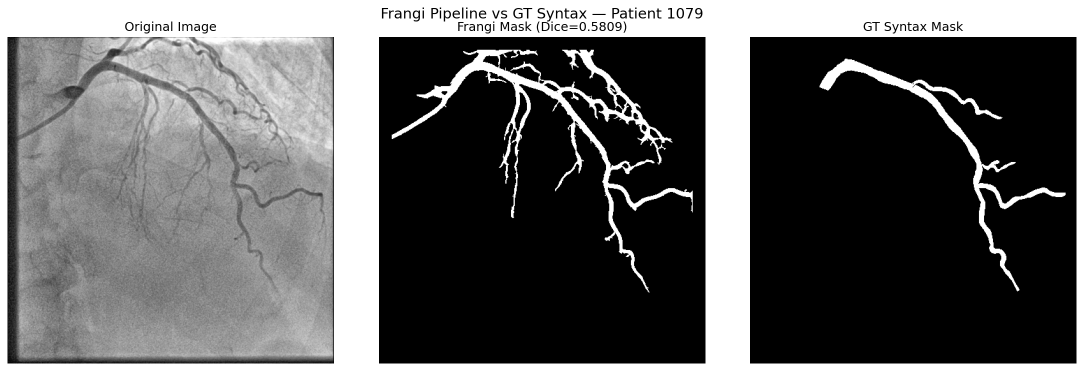
#> input picture scripts/frangi_comparison_1079.png, 2167 x 742 px, given in place of 69.png, which was not available (shown at 1/2 size)
$ python compare_priors_14x14.py
#> lines starting #> are read from the running program, lines starting #| are printed output that depends on the picture; after the words box and inside, x2 and y2 are one past the last pixel; in counts of white or black regions, pixels touching at a corner belong together; pictures that were not available may be replaced by others from this repository, and a replacement may not be noted
### utils/helpers.py
# utils/helpers.py
import os
import sys
import json
import re
import csv
import yaml
import random
from pathlib import Path
from typing import Dict, List, Optional, Tuple
import math as math
import torch
import torch.nn as nn
import torch.nn.functional as torch_f
from torch.utils.data import Dataset, DataLoader
from torchvision import transforms
import numpy as np
import timm
import cv2
import nibabel as nib
from PIL import Image
from tqdm import tqdm
import matplotlib.pyplot as plt
import torch.nn.functional as F

def set_seed(seed=42):
    random.seed(seed)
    torch.manual_seed(seed)
    torch.cuda.manual_seed(seed)
    torch.backends.cudnn.deterministic = True
    torch.backends.cudnn.benchmark = False
    np.random.seed(seed)
    torch.cuda.manual_seed_all(seed)
    torch.use_deterministic_algorithms(True)


__all__ = [
    "set_seed", "torch", "nn", "torch_f", "Dataset", "DataLoader", "transforms",
    "np", "timm", "cv2", "nib", "Image", "tqdm", "plt",
    "os", "sys", "json", "re", "csv", "yaml", "random", "Path",
    "Dict", "List", "Optional", "Tuple", 'math', 'F'
]

### scripts/compare_priors_14x14.py
"""
compare_priors_14x14.py
Compare three vessel priors at 14x14 resolution on ARCADE syntax data:
  (1) Frangi (Sato filter)  -- computed on-the-fly
  (2) RCP (Ridge Count Prior) -- precomputed .npy files at 14x14
  (3) GT syntax (expert) masks -- downsampled to 14x14

Metrics at 14x14: Dice (binary & continuous), MAE, Pearson correlation,
positive patch count.
"""

import sys
import os

# Add project root to path so we can use utils.helpers and data.data
PROJECT_ROOT = os.path.dirname(os.path.dirname(os.path.abspath(__file__)))
sys.path.insert(0, PROJECT_ROOT)

from utils.helpers import *
from skimage.filters import sato
from skimage.measure import label, regionprops
from scipy.stats import pearsonr

# ---------------------------------------------------------------------------
# Paths
# ---------------------------------------------------------------------------
DATA_DIR = os.path.join(PROJECT_ROOT, "data", "ARCADE", "processed", "syntax", "data")
LABEL_DIR = os.path.join(PROJECT_ROOT, "data", "ARCADE", "processed", "syntax", "label")
RCP_DIR = os.path.join(PROJECT_ROOT, "data", "pretrain", "priors", "syntax")

# ---------------------------------------------------------------------------
# Utility: region growing from seed
# ---------------------------------------------------------------------------
def select_cc_with_max_pixel(response: np.ndarray, binary: np.ndarray) -> np.ndarray:
    """
    From a binary mask, select only the connected component that contains the
    pixel with the maximum response value (within the binary foreground).
    If binary is empty, return zeros.
    """
    if binary.sum() == 0:
        return np.zeros_like(binary, dtype=np.uint8)

    # Find the max pixel in the response (only within binary foreground)
    masked_response = response * binary.astype(np.float32)
    seed = np.unravel_index(np.argmax(masked_response), masked_response.shape)

    # Label connected components
    num_labels, labels = cv2.connectedComponents(binary.astype(np.uint8), connectivity=8)
    cc_label = labels[seed]

    result = (labels == cc_label).astype(np.uint8) * 255
    return result


# ---------------------------------------------------------------------------
# Compute Frangi (Sato) mask at 512x512
# ---------------------------------------------------------------------------
def compute_frangi_mask_512(
    image: np.ndarray,
    sigmas=(1, 2, 3, 4),
    border_zero: int = 20,
    percentile_thresh: int = 92,
) -> np.ndarray:
    """
    Compute Frangi vesselness via Sato filter at 512x512, then post-process:
      1. Sato filter (black_ridges=True, mode='reflect')
      2. Zero out border of `border_zero` pixels
      3. Threshold at given percentile (keep top (100 - pct)%)
      4. Region growing from the max pixel of the thresholded response
    Returns binary mask (0/255) at 512x512.
    """
    h, w = image.shape

    # 1. Sato vesselness
    sato_response = sato(image.astype(np.float64), sigmas=sigmas, black_ridges=True, mode='reflect')
    # sato returns positive values for ridges (dark on bright), higher = more vessel-like
    sato_response = np.maximum(sato_response, 0.0)  # clip negatives

    # 2. Zero border
    sato_response[:border_zero, :] = 0
    sato_response[-border_zero:, :] = 0
    sato_response[:, :border_zero] = 0
    sato_response[:, -border_zero:] = 0

    # 3. Percentile threshold
    nonzero = sato_response[sato_response > 0]
    if len(nonzero) == 0:
        return np.zeros((h, w), dtype=np.uint8)

    thresh_val = np.percentile(nonzero, percentile_thresh)
    binary = (sato_response > thresh_val).astype(np.uint8)

    # 4. Select connected component containing the max pixel
    if binary.sum() > 0:
        binary = select_cc_with_max_pixel(sato_response, binary)

    return binary.astype(np.uint8)  # 0 or 255


# ---------------------------------------------------------------------------
# Downsample 512x512 to 14x14
# ---------------------------------------------------------------------------
def downsample_to_14x14(mask_512: np.ndarray) -> np.ndarray:
    """
    Downsample a 512x512 binary mask (values 0/255 or 0/1) to 14x14.
    Uses cv2.INTER_AREA to compute the average fraction of positive pixels
    in each patch. Returns float32 array shape (14, 14) with values in [0, 1].

    For binary masks, this gives the fraction of vessel pixels per patch.
    """
    # Ensure float [0, 1] before resize
    if mask_512.max() > 1.0:
        mask_f = mask_512.astype(np.float32) / 255.0
    else:
        mask_f = mask_512.astype(np.float32)

    resized = cv2.resize(mask_f, (14, 14), interpolation=cv2.INTER_AREA)
    return resized.astype(np.float32)  # [0, 1] continuous


# ---------------------------------------------------------------------------
# Metrics
# ---------------------------------------------------------------------------
def dice_binary(a: np.ndarray, b: np.ndarray, threshold: float = 0.5) -> tuple:
    """Dice coefficient for binary masks. Returns (dice, both_empty_flag)."""
    a_bin = (a >= threshold).astype(np.uint8)
    b_bin = (b >= threshold).astype(np.uint8)
    inter = (a_bin & b_bin).sum()
    total = a_bin.sum() + b_bin.sum()
    if total == 0:
        return 1.0, True  # both empty -> perfect agreement (but flag it)
    return 2.0 * inter / total, False


def dice_continuous(a: np.ndarray, b: np.ndarray) -> float:
    """Dice-like overlap for continuous values in [0,1]:
       2 * sum(min(a,b)) / sum(a + b)."""
    num = 2.0 * np.sum(np.minimum(a, b))
    den = np.sum(a) + np.sum(b)
    if den == 0:
        return 1.0
    return float(num / den)


def mae(a: np.ndarray, b: np.ndarray) -> float:
    """Mean absolute error."""
    return float(np.mean(np.abs(a - b)))


def positive_patch_count(arr: np.ndarray, threshold: float = 0.5) -> int:
    """Number of 14x14 patches above threshold."""
    return int((arr >= threshold).sum())


# ---------------------------------------------------------------------------
# Main comparison
# ---------------------------------------------------------------------------
def main():
    set_seed(42)

    # Number of patients to sample
    N_PATIENTS = 30
    MAX_IDX = 1500

    # Random sample of indices
    all_indices = list(range(1, MAX_IDX + 1))
    random.shuffle(all_indices)
    sample_indices = sorted(all_indices[:N_PATIENTS])

    print("=" * 70)
    print("PRIOR COMPARISON AT 14x14")
    print("  Patients sampled:", N_PATIENTS, "/", MAX_IDX)
    print("  RCP prior source: data/pretrain/priors/syntax/{idx}.npy  [14x14, float16]")
    print("  Frangi prior: Sato filter computed at 512x512, downsample to 14x14")
    print("  GT syntax: label at 512x512, downsample to 14x14")
    print("=" * 70)

    # Accumulators
    # Thresholds for binary Dice: 0.5 is the standard "vessel present" threshold;
    # but at 14x14 vessel density per patch is low, so also report lower thresholds.
    THRESHOLDS = [0.01, 0.05, 0.10, 0.50]
    results = {}
    for t in THRESHOLDS:
        results[f"frangi_bin_dice_{t}"] = []
        results[f"rcp_bin_dice_{t}"] = []
        results[f"frangi_both_empty_{t}"] = 0  # count
        results[f"rcp_both_empty_{t}"] = 0

    results.update({
        "frangi_cont_dice": [],
        "rcp_cont_dice": [],
        "frangi_mae": [],
        "rcp_mae": [],
        "frangi_corr": [],
        "rcp_corr": [],
        "frangi_ppos": [],
        "rcp_ppos": [],
        "gt_ppos": [],
        "frangi_max": [],
        "rcp_max": [],
        "gt_max": [],
    })

    errors = []

    for idx in tqdm(sample_indices, desc="Processing patients"):
        try:
            # --- 1. Load image (512x512) ---
            img_path = os.path.join(DATA_DIR, f"{idx}.png")
            image = cv2.imread(img_path, cv2.IMREAD_GRAYSCALE)
#> image is the input picture: shape (742, 2167); min 0, max 255, mean 95.4
            if image is None:
                errors.append(f"Idx {idx}: cannot load image {img_path}")
                continue

            # --- 2. Load GT syntax mask (512x512, 0/255) ---
            gt_path = os.path.join(LABEL_DIR, f"{idx}.png")
            gt_512 = cv2.imread(gt_path, cv2.IMREAD_GRAYSCALE)
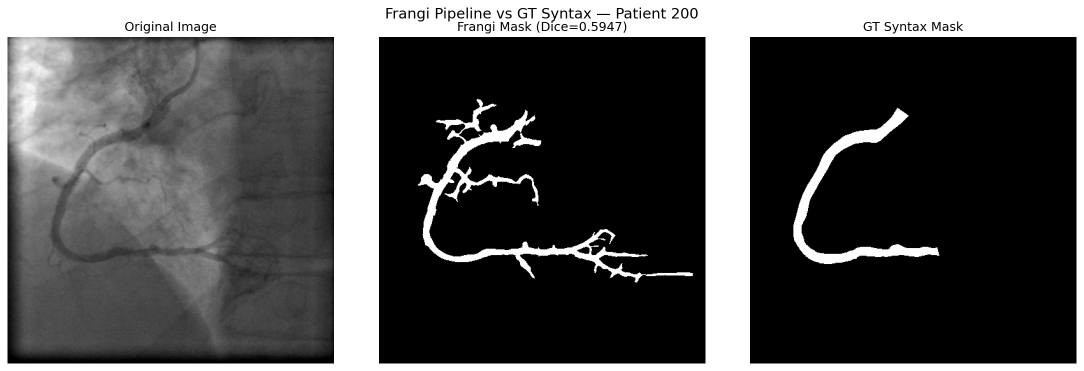
#> input picture scripts/frangi_comparison_200.png, 2167 x 742 px, given in place of 69.png, which was not available (shown at 1/2 size)
#> gt_512 is the input picture: shape (742, 2167); min 0, max 255, mean 80
            if gt_512 is None:
                errors.append(f"Idx {idx}: cannot load GT label {gt_path}")
                continue

            # --- 3. Compute Frangi mask at 512x512 ---
            frangi_512 = compute_frangi_mask_512(image)
#> in compute_frangi_mask_512, `sato_response = sato(image.astype(np.float64), sigmas=sigmas, black_ri..`:
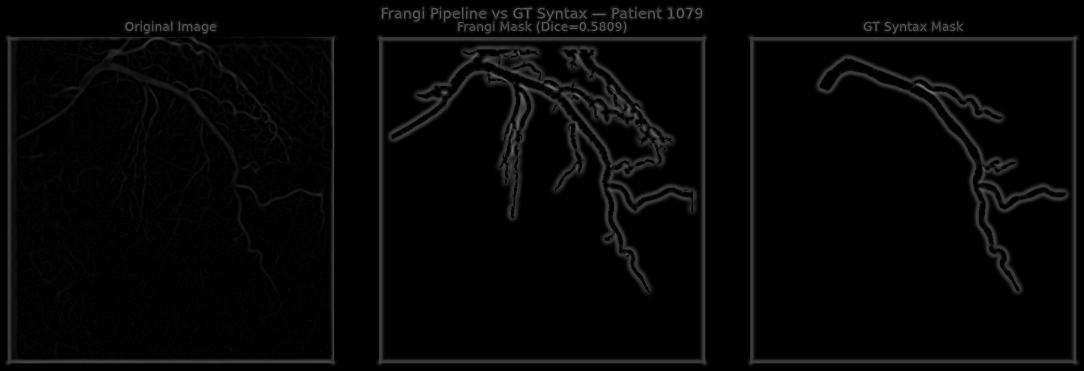
#> sato_response: shape (742, 2167) float64 (shown at 1/2 size); min 0, max 117.2, mean 5.9
#> in compute_frangi_mask_512, `thresh_val = np.percentile(nonzero, percentile_thresh)`: thresh_val = 42.54
#> in compute_frangi_mask_512, `binary = (sato_response > thresh_val).astype(np.uint8)`:
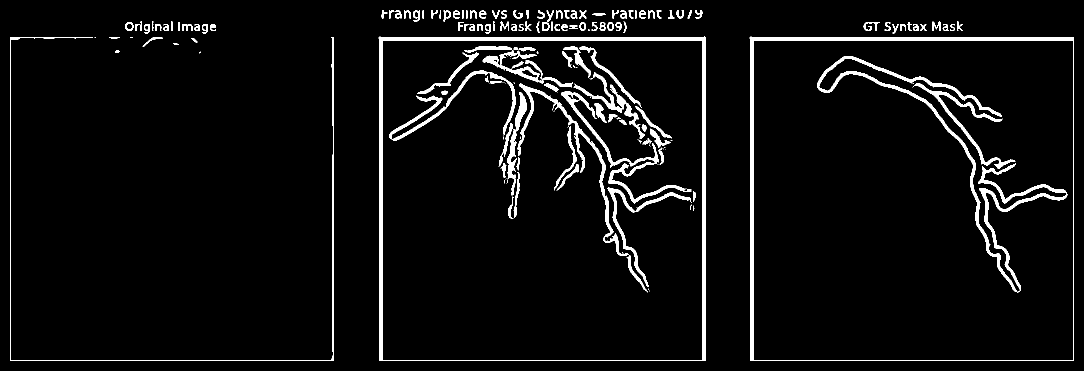
#> binary: shape (742, 2167) (shown at 1/2 size); values 0 (black) and 1 (white), 5% white; 174 white regions (42 under 20 px), largest, box (x1, y1, x2, y2) and area: (757, 73, 1412, 722) 14831, (1499, 73, 2147, 722) 10939, (1634, 112, 2135, 585) 10898
#> in select_cc_with_max_pixel, `masked_response = response * binary.astype(np.float32)`:
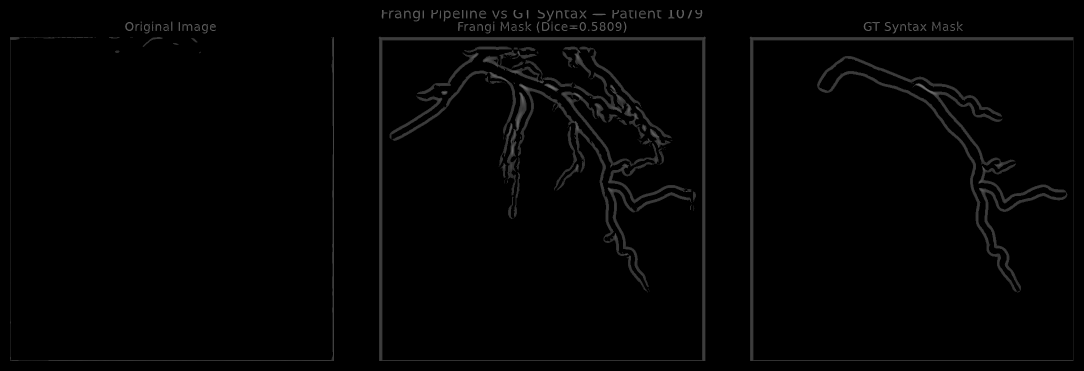
#> masked_response: shape (742, 2167) float64 (shown at 1/2 size); min 0, max 117.2, mean 2.9
#> in select_cc_with_max_pixel, `seed = np.unravel_index(np.argmax(masked_response), masked_response.sh..`: seed = (173, 1845)
#> in select_cc_with_max_pixel, `num_labels, labels = cv2.connectedComponents(binary.astype(np.uint8), ..`:
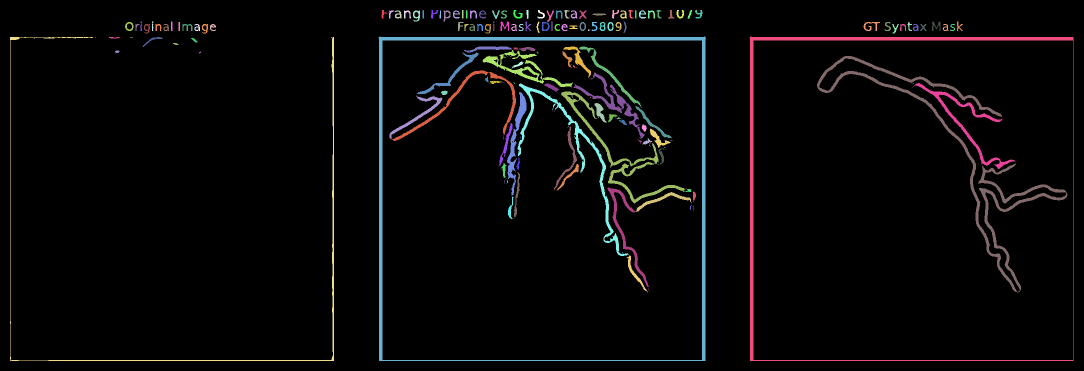
#> labels: shape (742, 2167) int32 (shown at 1/2 size); 175 distinct labels, from 0 to 174; one colour per label, 0 black
#> in select_cc_with_max_pixel, `num_labels, labels = cv2.connectedComponents(binary.astype(np.uint8), ..`: num_labels = 175
#> in select_cc_with_max_pixel, `cc_label = labels[seed]`: cc_label = 124
#> in select_cc_with_max_pixel, `result = (labels == cc_label).astype(np.uint8) * 255`:
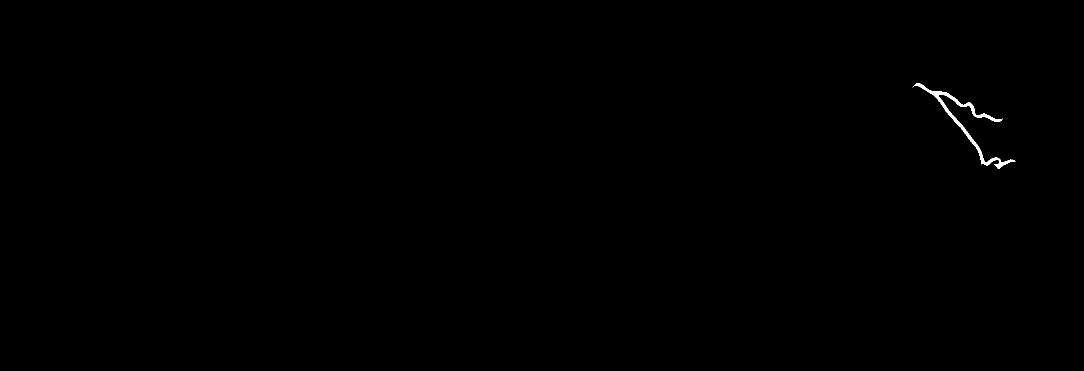
#> result: shape (742, 2167) (shown at 1/2 size); 0.16% white; 1 white region, box (x1, y1, x2, y2) and area: (1825, 166, 2031, 338) 2648

            # --- 4. Load RCP prior (already 14x14) ---
            rcp_path = os.path.join(RCP_DIR, f"{idx}.npy")
            rcp_14 = np.load(rcp_path).astype(np.float32)  # (14, 14), [0, 1]

            # --- 5. Downsample Frangi and GT to 14x14 ---
            frangi_14 = downsample_to_14x14(frangi_512)  # [0, 1] continuous
            gt_14 = downsample_to_14x14(gt_512)           # [0, 1] continuous

            # --- 6. Metrics ---
            # Binary Dice at multiple thresholds
            for t in THRESHOLDS:
                fd, fempty = dice_binary(frangi_14, gt_14, threshold=t)
                rd, rempty = dice_binary(rcp_14, gt_14, threshold=t)
                results[f"frangi_bin_dice_{t}"].append(fd)
                results[f"rcp_bin_dice_{t}"].append(rd)
                results[f"frangi_both_empty_{t}"] += int(fempty)
                results[f"rcp_both_empty_{t}"] += int(rempty)

            # Continuous Dice
            f_cont_dice = dice_continuous(frangi_14, gt_14)
            r_cont_dice = dice_continuous(rcp_14, gt_14)

            # MAE
            f_mae = mae(frangi_14, gt_14)
            r_mae = mae(rcp_14, gt_14)

            # Pearson correlation (flatten to 1D, use all valid patches)
            f_corr, _ = pearsonr(frangi_14.flatten(), gt_14.flatten())
            r_corr, _ = pearsonr(rcp_14.flatten(), gt_14.flatten())

            # Positive patch count (at 0.5)
            f_ppos = positive_patch_count(frangi_14)
            r_ppos = positive_patch_count(rcp_14)
            g_ppos = positive_patch_count(gt_14)

            # Max value in the 14x14 grid
            f_max = float(frangi_14.max())
            r_max = float(rcp_14.max())
            g_max = float(gt_14.max())

            # Store
            results["frangi_cont_dice"].append(f_cont_dice)
            results["rcp_cont_dice"].append(r_cont_dice)
            results["frangi_mae"].append(f_mae)
            results["rcp_mae"].append(r_mae)
            results["frangi_corr"].append(f_corr)
            results["rcp_corr"].append(r_corr)
            results["frangi_ppos"].append(f_ppos)
            results["rcp_ppos"].append(r_ppos)
            results["gt_ppos"].append(g_ppos)
            results["frangi_max"].append(f_max)
            results["rcp_max"].append(r_max)
            results["gt_max"].append(g_max)

        except Exception as e:
            errors.append(f"Idx {idx}: {e}")

    # --- Summary ---
    n = len(results["frangi_cont_dice"])
    print(f"\nProcessed {n} patients successfully ({len(errors)} errors)")

    if errors:
        print("\nERRORS:")
        for err in errors:
            print(f"  - {err}")

    if n == 0:
        print("\nNo results to aggregate.")
        return

    print("\n" + "=" * 70)
    print("SUMMARY STATISTICS (mean ± std across patients)")
    print("=" * 70)

    # --- Binary Dice at multiple thresholds ---
    print("\n--- Binary Dice (threshold at 0.5) ---")
    print(f"{'Metric':<55} {'Mean':>10} {'Std':>10}")
    print("-" * 77)
    for t in THRESHOLDS:
        for name, prefix in [("Frangi", "frangi"), ("RCP   ", "rcp")]:
            key = f"{prefix}_bin_dice_{t}"
            vals = results[key]
            mu = np.mean(vals)
            sd = np.std(vals)
            empty_key = f"{prefix}_both_empty_{t}"
            n_empty = results[empty_key]
            # Filter out "both empty" cases for a fair Dice
            non_empty = [v for v, e in zip(vals, [None]*len(vals))]  # placeholder
            # We can't easily know per-patient, so just note count
            label = f"Dice Bin (th={t:.2f}) [{name} vs GT]"
            print(f"{label:<55} {mu:>10.4f} {sd:>10.4f}  "
                  f"(both-empty in {n_empty}/{n} pts)")

    # --- Continuous Metrics ---
    print("\n--- Continuous Overlap & Error ---")
    metrics_to_print = [
        ("Dice Continuous (Frangi vs GT)",       "frangi_cont_dice"),
        ("Dice Continuous (RCP    vs GT)",       "rcp_cont_dice"),
        ("MAE           (Frangi vs GT)",         "frangi_mae"),
        ("MAE           (RCP    vs GT)",         "rcp_mae"),
        ("Pearson r     (Frangi vs GT)",         "frangi_corr"),
        ("Pearson r     (RCP    vs GT)",         "rcp_corr"),
    ]

    print(f"{'Metric':<45} {'Mean':>10} {'Std':>10}")
    print("-" * 67)
    for name, key in metrics_to_print:
        vals = results[key]
        mu = np.mean(vals)
        sd = np.std(vals)
        print(f"{name:<45} {mu:>10.4f} {sd:>10.4f}")

    # --- Patch statistics ---
    print("\n--- Positive Patch Count (threshold=0.5, of 196 patches) ---")
    print(f"{'Metric':<45} {'Mean':>10} {'Std':>10}")
    print("-" * 67)
    for name, key in [("Positive patches (Frangi)", "frangi_ppos"),
                       ("Positive patches (RCP)",    "rcp_ppos"),
                       ("Positive patches (GT)",     "gt_ppos")]:
        vals = results[key]
        mu = np.mean(vals)
        sd = np.std(vals)
        print(f"{name:<45} {mu:>10.1f} {sd:>10.1f}")

    # --- Max value per 14x14 grid ---
    print("\n--- Max Value per 14x14 Patch Grid ---")
    print(f"{'Metric':<45} {'Mean':>10} {'Std':>10}")
    print("-" * 67)
    for name, key in [("Max value (Frangi)", "frangi_max"),
                       ("Max value (RCP)",    "rcp_max"),
                       ("Max value (GT)",     "gt_max")]:
        vals = results[key]
        mu = np.mean(vals)
        sd = np.std(vals)
        print(f"{name:<45} {mu:>10.4f} {sd:>10.4f}")

    # --- Per-patient table ---
    print("\n" + "=" * 70)
    print("PER-PATIENT RESULTS")
    header = (f"{'Idx':>5} {'F_Dice.5':>9} {'R_Dice.5':>9} "
              f"{'F_ContD':>8} {'R_ContD':>8} {'F_MAE':>7} {'R_MAE':>7} "
              f"{'F_r':>6} {'R_r':>6} {'F_pos':>5} {'R_pos':>5} {'G_pos':>5} "
              f"{'F_max':>6} {'R_max':>6} {'G_max':>6}")
    print(header)
    print("-" * len(header))

    for i, idx in enumerate(sample_indices[:n]):
        fd05 = results[f"frangi_bin_dice_0.5"][i]
        rd05 = results[f"rcp_bin_dice_0.5"][i]
        print(f"{idx:>5} "
              f"{fd05:>9.4f} "
              f"{rd05:>9.4f} "
              f"{results['frangi_cont_dice'][i]:>8.4f} "
              f"{results['rcp_cont_dice'][i]:>8.4f} "
              f"{results['frangi_mae'][i]:>7.4f} "
              f"{results['rcp_mae'][i]:>7.4f} "
              f"{results['frangi_corr'][i]:>6.3f} "
              f"{results['rcp_corr'][i]:>6.3f} "
              f"{results['frangi_ppos'][i]:>5d} "
              f"{results['rcp_ppos'][i]:>5d} "
              f"{results['gt_ppos'][i]:>5d} "
              f"{results['frangi_max'][i]:>6.4f} "
              f"{results['rcp_max'][i]:>6.4f} "
              f"{results['gt_max'][i]:>6.4f}")

    print("\nDone.")


if __name__ == "__main__":
    main()
